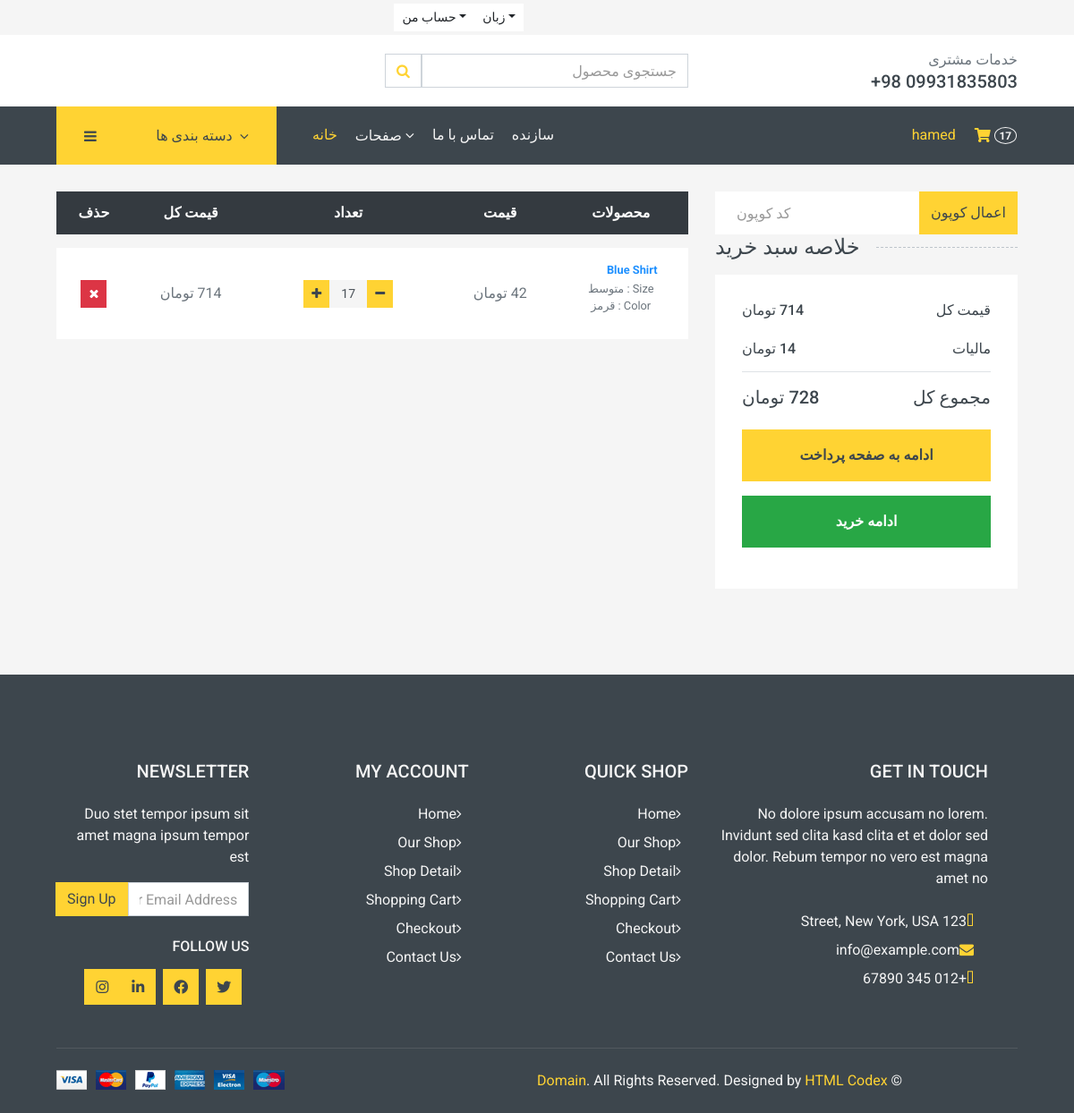
Page /cart/ (signed in) on the earlier database version.
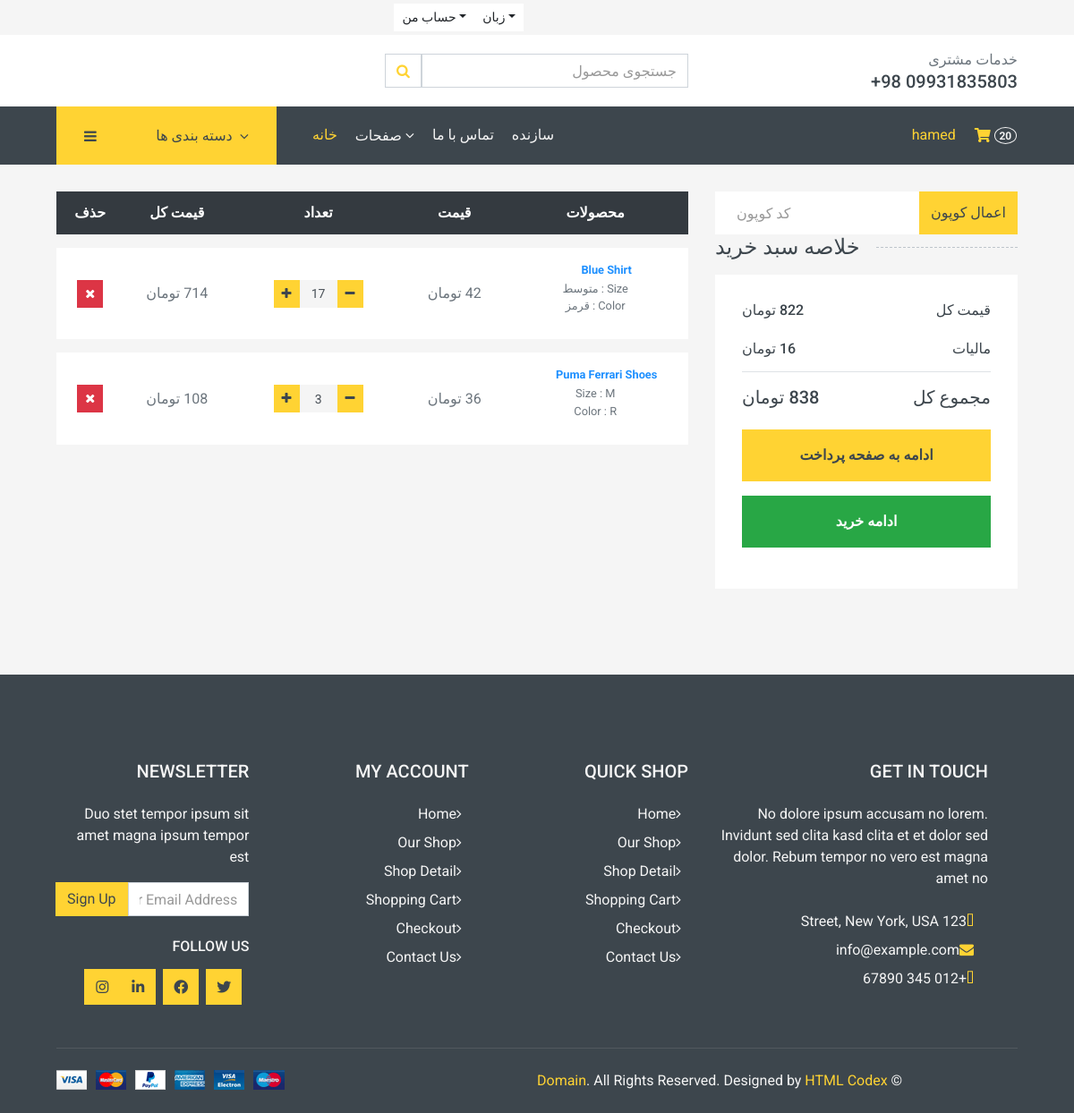
Same page on the later database version.
### carts/models.py (models this page shows, shortened)
class CartItem(models.Model):
    user = models.ForeignKey(
        "accounts.Account", verbose_name=_("کاربر"),
        on_delete=models.CASCADE, null=True)
    cart = models.ForeignKey(Cart, on_delete=models.CASCADE, null=True)
    product = models.ForeignKey(Product, on_delete=models.CASCADE)
    variations = models.ManyToManyField(
        Variation, verbose_name=_("واریانت ها"), blank=True)
    quantity = models.IntegerField(default=1)
    is_active = models.BooleanField(default=True)
    def sub_total(self):
        return self.product.price * self.quantity
    class Meta:
        verbose_name = ("کالا سبد خرید")
        verbose_name_plural = ("کالاهای سبد خرید")

### store/models.py (models this page shows, shortened)
class Product(models.Model):
    title = models.CharField(max_length=50, unique=True)
    slug = models.SlugField(max_length=50, unique=True)
    concise = models.TextField(max_length=500, blank=True)
    description = models.TextField(blank=True,)
    variation = models.ManyToManyField(
        Variation, related_name='variation_products')
    price = models.IntegerField(default=0)
    image = models.ImageField(upload_to='images/product_images',
                              height_field=None,
                              width_field=None,
                              max_length=None)
    stock = models.IntegerField()
    is_available = models.BooleanField(default=False)
    category = models.ForeignKey(
        Category, verbose_name='دسته بندی', on_delete=models.CASCADE, related_name='category_products')
    created_date = models.DateField(auto_now=False, auto_now_add=True)
    modified_date = models.DateTimeField(auto_now=True, auto_now_add=False)
    discount = models.IntegerField(default=0,)
    def get_url(self):
        return reverse('products_detail', args=[self.category.slug, self.slug])
    class Meta:
        verbose_name = ("محصول")
        verbose_name_plural = ("محصولات")

class Variation(models.Model):
    variation_category = models.CharField(
        _("تنوع دسته بندی"), max_length=120, choices=variation_category_choice)
    variation_value = models.CharField(_("مقدار تنوع"), max_length=120)
    is_active = models.BooleanField(_("فعال است؟"), default=True)
    create_date = models.DateTimeField(
        _("زمان ایجاد"), auto_now=True, auto_now_add=False)
    class Meta:
        verbose_name = ("واریانت")
        verbose_name_plural = ("واریانت ها")

### carts/views.py (the view, shortened to what this page needs)
# urls.py: path('', CartView.as_view(), name='cart_page'),
class CartView(View):
    def get(self, request):
        try:
            tax = 0
            grand_total = 0
            total = 0
            quantity = 0
            if request.user.is_authenticated:
                cart_items = CartItem.objects.filter(
                    user=request.user, is_active=True)
            else:
                cart = Cart.objects.get(cart_id=_cart_id(request))
                cart_items = CartItem.objects.filter(cart=cart, is_active=True)
            for cart_item in cart_items:
                total += (cart_item.product.price * cart_item.quantity)
                quantity += cart_item.quantity
            tax = (2 * total) / 100
            grand_total = total + tax
        except ObjectDoesNotExist:
            cart_items = []
        context = {
            'total': total,
            'quantity': quantity,
            'cart_items': cart_items,
            'tax': tax,
            'grand_total': grand_total,
        }
        return render(request, 'store/cart.html', context)

### carts/context_processors.py (called while the page is built)
def counter(request):
    cart_count = 0
    if str('admin') is request.path:
        return {}
    else:
        try:
            cart = Cart.objects.filter(cart_id=_cart_id(request))
            if request.user.is_authenticated:
                cart_items = CartItem.objects.all().filter(user=request.user)
            else:
                cart_items = CartItem.objects.all().filter(cart=cart[:1])
            for cart_item in cart_items:
                cart_count += cart_item.quantity
        except Cart.DoesNotExist:
            cart_count = 0
    return dict(cart_count=cart_count)

### carts/views.py (called while the page is built)
def _cart_id(request):
    cart = request.session.session_key
    if not cart:
        cart = request.session.create()
    return cart

### category/context_processors.py (called while the page is built)
def menu_links(request):
    links = Category.objects.all()
    return dict(links=links)

### category/models.py (called while the page is built)
    def get_absolute_url(self):
        return reverse('products_by_category', args=[self.slug])

### category/templatetags/custom_tags.py (called while the page is built)
@register.filter
def format_price(value):
    if value is None:
        return ''
    value = str(int(value))
    parts = []
    while value:
        parts.insert(0, value[-3:])
        value = value[:-3]
    formatted_value = ','.join(parts)
    return f"{formatted_value} تومان"

### templates/store/cart.html (shortened to what the changed rows need)
{% extends "base.html" %}
{% load static %}
{% load custom_tags %}
{% block main %}
    <div class="container-fluid">
      {% if not cart_items %}
        <h2 class='text-center rtl'>. سبد خرید شما خالیست </h2>
        </br>
        <div class='text-center'>
          <a href='{% url "store" %}' class='btn btn-primary' > ادامه خرید</a>
        </div>
    {% else %}
      <div class="row px-xl-5">
        <div class="col-lg-8 table-responsive mb-5">
          <table class="table table-light table-borderless table-hover text-center mb-0">
            <thead class="thead-dark">
              <tr>
                <th>محصولات</th>
                <th>قیمت</th>
                <th>تعداد</th>
                <th>قیمت کل</th>
                <th>حذف</th>
              </tr>
            </thead>
            <tbody class="align-middle">
              {% for cart_item in cart_items %}
                  <tr>
                    <td class="align-middle">
                      <figcaption class='info'>
                        <a href='{{ cart_item.product.get_url }}' class='text-muted small'>
                          <strong class="colorful">{{cart_item.product.title}}</strong>
                        </a>
                        <p class='text-muted small'>
                          {% if cart_item.variations.all %}
                            {% for item in cart_item.variations.all %}
                                {{ item.variation_category | capfirst }} : {{ item.variation_value | capfirst }}<br>
                            {% endfor %}
                          {% endif %}
                        </p>
                      </figcaption>
                    </td>
                    <td class="align-middle">{{cart_item.product.price|format_price}}</td>
                    <td class="align-middle">
                      <div class="col">
                        <div class="input-group mx-auto" style="width: 100px;" >
                            <div class="input-group-btn">
                            <a href="{% url 'cart:remove_from_cart_page' cart_item.product.id cart_item.id %}" class="btn btn-sm btn-primary btn-minus" type="button"> <i class="fa fa-minus"></i> </a>
                            </div>
                            <input type="text" class="form-control form-control-sm bg-secondary border-0 text-center"  value="{{cart_item.quantity}}">
                            <div class="input-group-btn">
                                <form action="{% url 'cart:add_to_cart_page' cart_item.product.id  %}" method='POST'>
                                    <button class="btn btn-sm btn-primary btn-plus" type="submit" id="button-minus"> <i class="fa fa-plus"></i> </button>
                                </form>
                            </div>
                        </div>
                    </td>
                    <td class="align-middle">{{cart_item.sub_total|format_price}}</td>
                    <td class="align-middle">
                      <a href='{% url "cart:delete_cart_item_page" cart_item.product.id cart_item.id %}' onclick="return confirm('ایا مطمعئن هستین میخواهید این محصول را حذف کنید؟')" class="btn btn-sm btn-danger"><i class="fa fa-times"></i></a>
                    </td>
                  </tr>
              {% endfor %}
            </tbody>
          </table>
        </div>
        <div class="col-lg-4">
            <div class="input-group">
              <input type="text" class="form-control border-0 p-4 floatformat : right" placeholder="کد کوپون" />
              <div class="input-group-append">
                <button class="btn btn-primary">اعمال کوپون</button>
              </div>
            </div>
          <h5 class="section-title position-relative text-uppercase mb-3"><span class="bg-secondary pr-3">خلاصه سبد خرید</span></h5>
          <div class="bg-light p-30 mb-5">
            <div class="border-bottom pb-2">
              <div class="d-flex justify-content-between mb-3">
                <h6>قیمت کل</h6>
                <h6>{{total|format_price}}</h6>
              </div>
              <div class="d-flex justify-content-between">
                <h6 class="font-weight-medium">مالیات</h6>
                <h6 class="font-weight-medium">{{tax|format_price}}</h6>
              </div>
            </div>
            <div class="pt-2">
              <div class="d-flex justify-content-between mt-2">
                <h5>مجموع کل</h5>
                <h5>{{grand_total|format_price}}</h5>
              </div>
              <a href="{% url "cart:checkout_page" %}" class="btn btn-block btn-primary font-weight-bold my-3 py-3">ادامه به صفحه پرداخت</a>
              <a href="{% url 'store' %}" class="btn btn-block btn-success font-weight-bold my-3 py-3">ادامه خرید</a>
            </div>
          </div>
        </div>
      </div>
    {% endif %}
    </div>
{% endblock main %}

### templates/includes/navbar.html (shortened to what this page needs)
{% load custom_tags %}
<div class="container-fluid">
  <div class="row bg-secondary py-1 px-xl-5">
    <div class="col-lg-6 text-center text-lg-right">
      <div class="d-inline-flex align-items-center">
        <div class="btn-group">
          <button type="button" class="btn btn-sm btn-light dropdown-toggle" data-toggle="dropdown">حساب من</button>
        </div>
        <div class="btn-group">
          <button type="button" class="btn btn-sm btn-light dropdown-toggle" data-toggle="dropdown">زبان</button>
        </div>
      </div>
    </div>
  </div>
  <div class="row align-items-center bg-light py-3 px-xl-5 d-none d-lg-flex">
    <div class="col-lg-4 col-6 text-left">
      <form action="{% url "search_page" %}" class='search' method='GET'>
        <div class="input-group">
          <input type="text" class="form-control" placeholder="جستجوی محصول" name='keyword' />
          <div class="input-group-append">
            <button type='submit' class="input-group-text bg-transparent text-primary"><i class="fa fa-search" ></i></button>
          </div>
        </div>
      </form>
    </div>
    <div class="col-lg-4 col-6 text-right">
      <p class="m-0">خدمات مشتری</p>
      <h5 class="m-0">+98 09931835803</h5>
    </div>
  </div>
</div>
<div class="container-fluid bg-dark mb-30">
  <div class="row px-xl-5">
    <div class="col-lg-3 d-none d-lg-block">
      <a class="btn d-flex align-items-center justify-content-end bg-primary w-100" data-toggle="collapse" href="#navbar-vertical" style="height: 65px; padding: 0 30px;">
        <i class="fa fa-bars text-dark mr-auto"></i>
        <h6 class="text-dark m-0">دسته بندی ها</h6>
        <i class="fa fa-angle-down text-dark ml-2"></i>
      </a>
    </div>
    <div class="col-lg-9">
      <nav class="navbar navbar-expand-lg bg-dark navbar-dark py-3 py-lg-0 px-0">
        <div class="collapse navbar-collapse justify-content-between" id="navbarCollapse">
          <div class="navbar-nav mr-auto py-0">
            <a href="{% url "home" %}" class="nav-item nav-link active">خانه</a>
            <div class="nav-item dropdown">
              <a href="#" class="nav-link dropdown-toggle" data-toggle="dropdown">صفحات <i class="fa fa-angle-down mt-1"></i></a>
            </div>
            <a href="{% url 'connect:contact' %}" class="nav-item nav-link">تماس با ما</a>
            <a href="{% url 'connect:creators' %}" class="nav-item nav-link">سازنده</a>
          </div>
          <div class="navbar-nav ml-auto py-0 d-none d-lg-block">
            {% if user.is_authenticated %}
            <a href="{% url 'account:logout_page' %}">
                {% if user.get_full_name %}
                    {{ user.get_full_name }}
                {% else %}
                    {{ user.username }}
                {% endif %}
            </a>
            {% else %}
                <a href="{% url 'account:login_page' %}" class="btn px-0 ml-3">
                    <i class="fas fa-sign-in-alt text-primary"></i>
                </a>
            {% endif %}
            <a href="{% url 'cart:cart_page' %}" class="btn px-0 ml-3">
              <i class="fas fa-shopping-cart text-primary"></i>
              <span class="badge text-secondary border border-secondary rounded-circle" style="padding-bottom: 2px;">{{cart_count}}</span>
            </a>
          </div>
        </div>
      </nav>
    </div>
  </div>
</div>

Differences in the rows shown:
added CartItem: product "Puma Ferrari Shoes", product.price "36 تومان", quantity "3", sub_total "108 تومان"
now on this page (row unchanged): Variation: variation_category "Size", variation_value "M", shown under "Puma Ferrari Shoes"
now on this page (row unchanged): Variation: variation_category "Color", variation_value "R", shown under "Puma Ferrari Shoes"
Other differences:
{{ cart_count }}: "17" → "20"
{{ total|format_price }}: "714 تومان" → "822 تومان"
{{ tax|format_price }}: "14 تومان" → "16 تومان"
{{ grand_total|format_price }}: "728 تومان" → "838 تومان"
